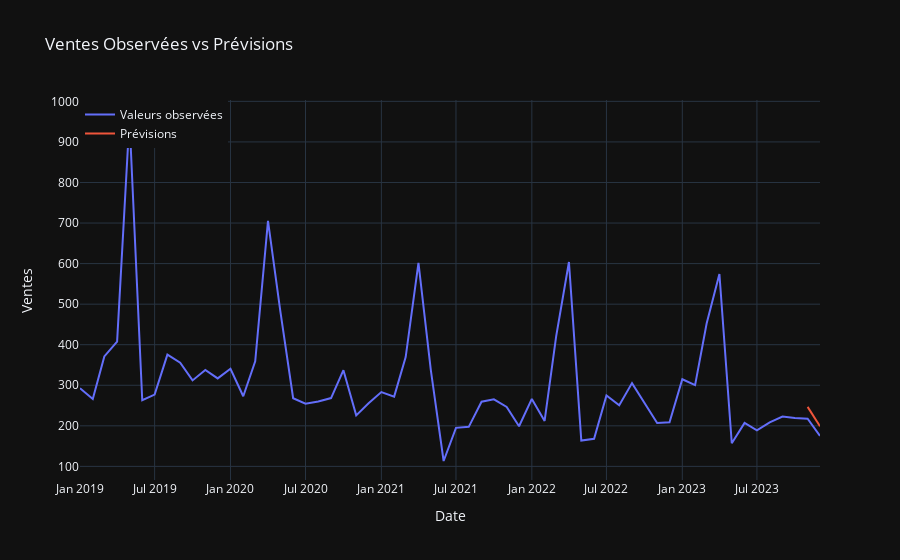

Notebook source saved alongside this figure:
### Code cell
# Afficher le graphique
fig.update_layout(title="Ventes Observées vs Prévisions",
                  xaxis_title="Date",
                  yaxis_title="Ventes",
                  legend=dict(x=0, y=1, traceorder='normal'))
# Mettre en place le thème plotly_dark
fig.update_layout(template="plotly_dark")
fig.show()

# Aligner les index
y_true = test_data['ventes']
y_pred = predicted_ventes
